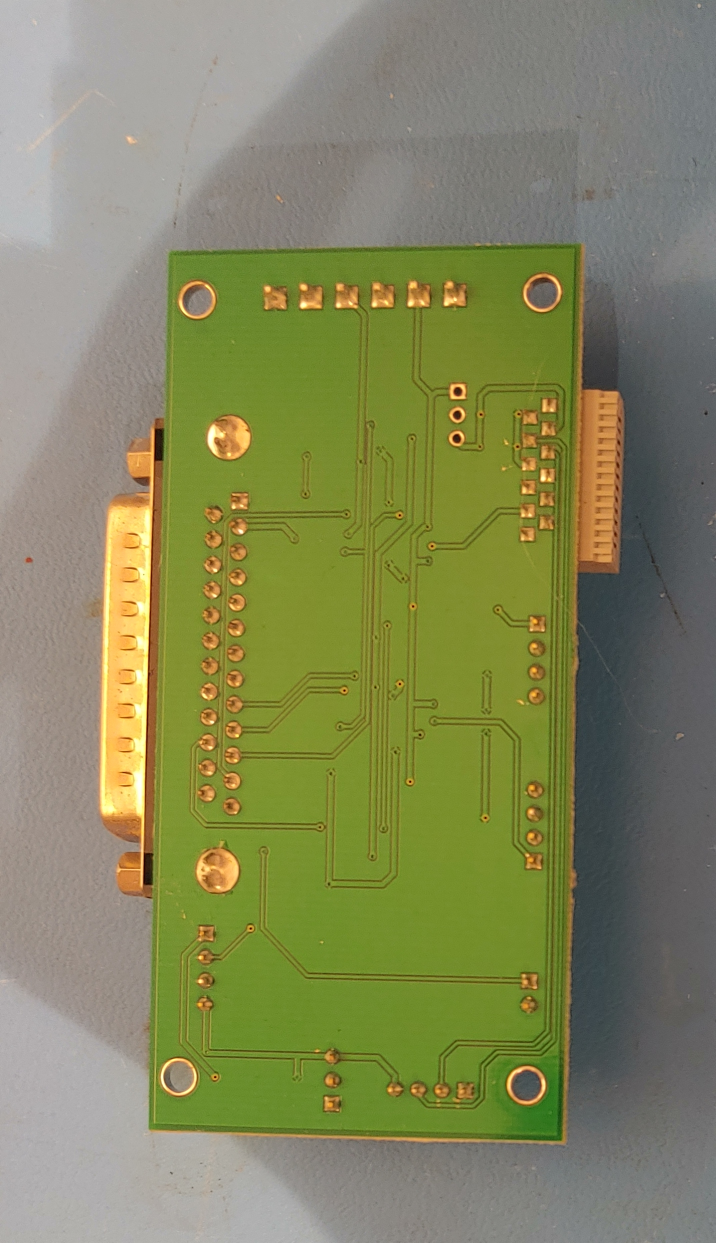
#> input picture test_images/fslaser_back.jpg, 1432 x 2485 px (shown at 1/2 size)
$ python crop.py
#> lines starting #> are read from the running program, lines starting #| are printed output that depends on the picture; after the words box and inside, x2 and y2 are one past the last pixel; in counts of white or black regions, pixels touching at a corner belong together
# From a tutorial at pyimagesearch.com
# import the necessary packages
import numpy as np
import cv2
from skimage.filters import threshold_local
import imutils
def order_points(pts):
    # initialzie a list of coordinates that will be ordered
    # such that the first entry in the list is the top-left,
    # the second entry is the top-right, the third is the
    # bottom-right, and the fourth is the bottom-left
    rect = np.zeros((4, 2), dtype = "float32")
    # the top-left point will have the smallest sum, whereas
    # the bottom-right point will have the largest sum
    s = pts.sum(axis = 1)
    rect[0] = pts[np.argmin(s)]
    rect[2] = pts[np.argmax(s)]
    # now, compute the difference between the points, the
    # top-right point will have the smallest difference,
    # whereas the bottom-left will have the largest difference
    diff = np.diff(pts, axis = 1)
    rect[1] = pts[np.argmin(diff)]
    rect[3] = pts[np.argmax(diff)]
    # return the ordered coordinates
    return rect
def four_point_transform(image, pts):
    # obtain a consistent order of the points and unpack them
    # individually
    rect = order_points(pts)
    (tl, tr, br, bl) = rect
    # compute the width of the new image, which will be the
    # maximum distance between bottom-right and bottom-left
    # x-coordiates or the top-right and top-left x-coordinates
    widthA = np.sqrt(((br[0] - bl[0]) ** 2) + ((br[1] - bl[1]) ** 2))
    widthB = np.sqrt(((tr[0] - tl[0]) ** 2) + ((tr[1] - tl[1]) ** 2))
    maxWidth = max(int(widthA), int(widthB))
    # compute the height of the new image, which will be the
    # maximum distance between the top-right and bottom-right
    # y-coordinates or the top-left and bottom-left y-coordinates
    heightA = np.sqrt(((tr[0] - br[0]) ** 2) + ((tr[1] - br[1]) ** 2))
    heightB = np.sqrt(((tl[0] - bl[0]) ** 2) + ((tl[1] - bl[1]) ** 2))
    maxHeight = max(int(heightA), int(heightB))
    # now that we have the dimensions of the new image, construct
    # the set of destination points to obtain a "birds eye view",
    # (i.e. top-down view) of the image, again specifying points
    # in the top-left, top-right, bottom-right, and bottom-left
    # order
    dst = np.array([
        [0, 0],
        [maxWidth - 1, 0],
        [maxWidth - 1, maxHeight - 1],
        [0, maxHeight - 1]], dtype = "float32")
    # compute the perspective transform matrix and then apply it
    M = cv2.getPerspectiveTransform(rect, dst)
    warped = cv2.warpPerspective(image, M, (maxWidth, maxHeight))
    # return the warped image
    return warped

image = cv2.imread('test_images/fslaser_back.jpg')
#> image is the input picture: shape (2485, 1432, 3); mean B, G, R 92.6, 134.5, 131.6
ratio = image.shape[0] / 500.0
#> ratio = 4.97
orig = image.copy()
image = imutils.resize(image, height = 500)
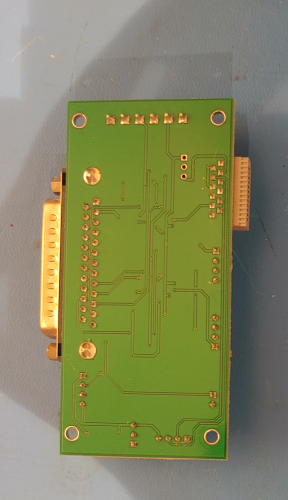
#> image: shape (500, 288, 3); mean B, G, R 92.6, 134.5, 131.6
# convert the image to grayscale, blur it, and find edges
# in the image
gray = cv2.cvtColor(image, cv2.COLOR_BGR2HSV)[:,:,1]
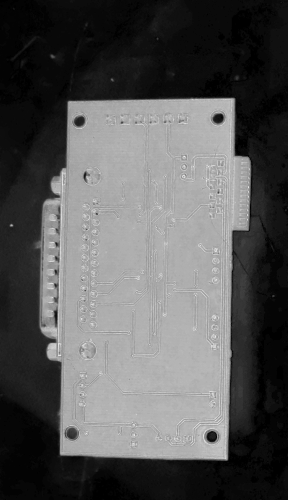
#> gray: shape (500, 288); min 0, max 235, mean 86.7
gray = cv2.GaussianBlur(gray, (5, 5), 0)
edged = cv2.Canny(gray, 75, 200)
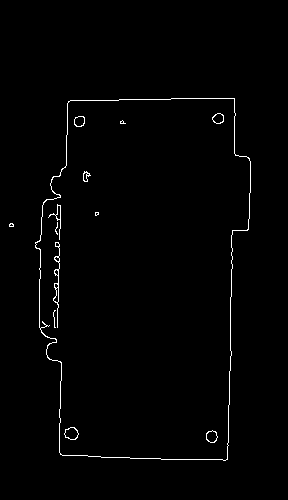
#> edged: shape (500, 288); 1.2% white in thin lines or dots, all inside (x1, y1, x2, y2) = (9, 98, 251, 461)
# show the original image and the edge detected image
print("STEP 1: Edge Detection")
cv2.imshow("Image", image)
cv2.imshow("Edged", edged)
cv2.waitKey(0)
cv2.destroyAllWindows()
# find the contours in the edged image, keeping only the
# largest ones, and initialize the screen contour
cnts = cv2.findContours(edged.copy(), cv2.RETR_LIST, cv2.CHAIN_APPROX_SIMPLE)
#> cnts = 29 contours, 13 with area under 20; largest, box (x1, y1, x2, y2) and area: (35, 98, 251, 461) 65324, (35, 98, 251, 461) 65280, (64, 427, 79, 440) 128, (53, 242, 60, 328) 124, (64, 427, 79, 440) 118
cnts = imutils.grab_contours(cnts)
print(f'{len(cnts)} contours found')
#| 29 contours found
cnts = sorted(cnts, key = cv2.contourArea, reverse = True)[:1]
#> cnts = 1 contour; box (x1, y1, x2, y2) and area: (35, 98, 251, 461) 65324
# loop over the contours
for c in cnts:
    # approximate the contour
    peri = cv2.arcLength(c, True)
    approx = cv2.approxPolyDP(c, 0.1 * peri, True)
    # if our approximated contour has four points, then we
    # can assume that we have found our screen
    if len(approx)==4:
        screenCnt = approx
        break
#> this loop made 1 pass
#> (peri, screenCnt) on pass 1: (1157.7, [[234, 98], [67, 103], [62, 455], [227, 459]])
# show the contour (outline) of the piece of paper
print("STEP 2: Find contours of paper")
tmp = image.copy()
cv2.drawContours(tmp, [approx], -1, (0, 255, 0), 2)
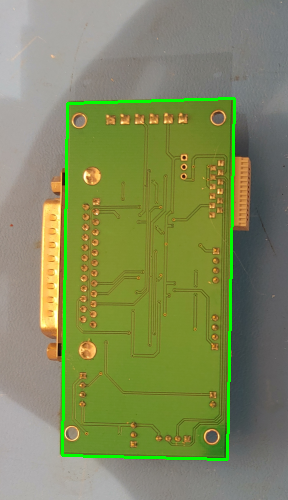
#> tmp: shape (500, 288, 3); 2.17% of pixels changed, all inside (x1, y1, x2, y2) = (61, 97, 236, 461)
cv2.imshow("Outline", tmp)
cv2.waitKey(0)
cv2.destroyAllWindows()
# apply the four point transform to obtain a top-down
# view of the original image
warped = four_point_transform(orig, screenCnt.reshape(4, 2) * ratio)
#> in order_points, `s = pts.sum(axis = 1)`: s = [1650, 844.9, 2569.5, 3409.4]
#> in order_points, `diff = np.diff(pts, axis = 1)`: diff = [-675.9, 178.9, 1953.2, 1153]
#> in four_point_transform, `rect = order_points(pts)`: rect = [[333, 511.9], [1163, 487.1], [1128.2, 2281.2], [308.1, 2261.4]]
#> in four_point_transform, `(tl, tr, br, bl) = rect`: tl = [333, 511.9]; tr = [1163, 487.1]; br = [1128.2, 2281.2]; bl = [308.1, 2261.4]
#> in four_point_transform, `widthA = np.sqrt(((br[0] - bl[0]) ** 2) + ((br[1] - bl[1]) ** 2))`: widthA = 820.3
#> in four_point_transform, `widthB = np.sqrt(((tr[0] - tl[0]) ** 2) + ((tr[1] - tl[1]) ** 2))`: widthB = 830.4
#> in four_point_transform, `maxWidth = max(int(widthA), int(widthB))`: maxWidth = 830
#> in four_point_transform, `heightA = np.sqrt(((tr[0] - br[0]) ** 2) + ((tr[1] - br[1]) ** 2))`: heightA = 1794.5
#> in four_point_transform, `heightB = np.sqrt(((tl[0] - bl[0]) ** 2) + ((tl[1] - bl[1]) ** 2))`: heightB = 1749.6
#> in four_point_transform, `maxHeight = max(int(heightA), int(heightB))`: maxHeight = 1794
#> in four_point_transform, `dst = np.array([ [0, 0], [maxWidth - 1, 0], [maxWidth - 1, maxHeight -..`: dst = [[0, 0], [829, 0], [829, 1793], [0, 1793]]
#> in four_point_transform, `M = cv2.getPerspectiveTransform(rect, dst)`: M = [[1.03, 0.0147, -351.3], [0.0306, 1.02, -533.1], [3.1e-05, -5.86e-06, 1]]
#> in four_point_transform, `warped = cv2.warpPerspective(image, M, (maxWidth, maxHeight))`:
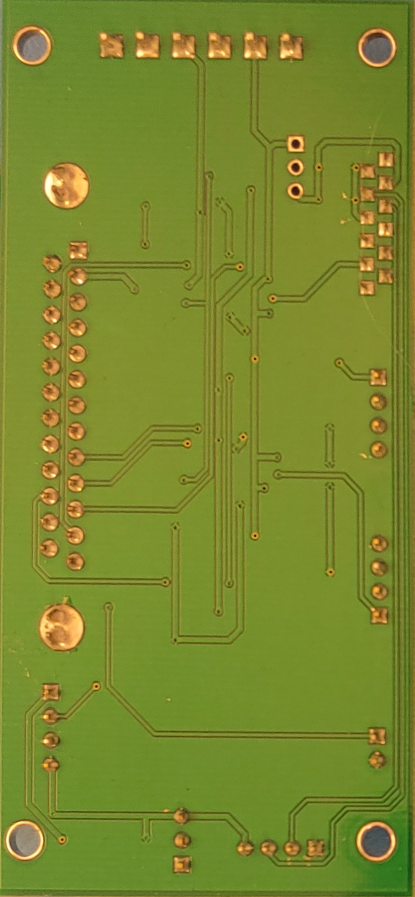
#> warped: shape (1794, 830, 3) (shown at 1/2 size); mean B, G, R 45.3, 135.8, 122
# show the original and scanned images
print("STEP 3: Apply perspective transform")
cv2.imshow("Original", imutils.resize(orig, height = 650))
cv2.imshow("Scanned", imutils.resize(warped, height = 650))
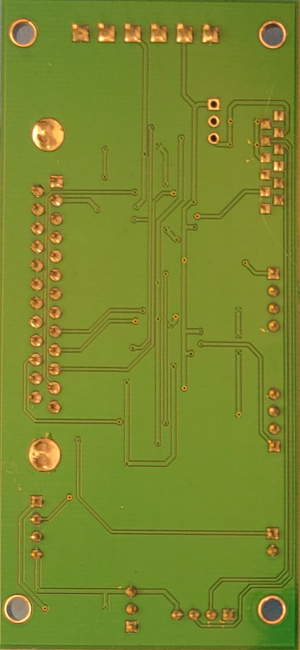
#> window 'Scanned': shape (650, 300, 3); mean B, G, R 45.3, 135.8, 122
cv2.waitKey(0)
cv2.imwrite("cropped.png", warped)
